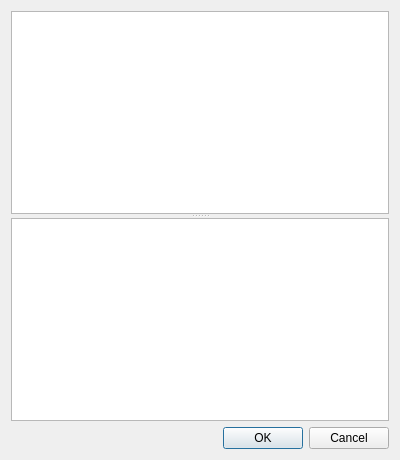
<?xml version="1.0" encoding="UTF-8"?>
<ui version="4.0">
 <class>Tests::Internal::HtmlContentTester</class>
 <widget class="QDialog" name="Tests::Internal::HtmlContentTester">
  <property name="geometry">
   <rect>
    <x>0</x>
    <y>0</y>
    <width>400</width>
    <height>460</height>
   </rect>
  </property>
  <property name="windowTitle">
   <string>Dialog</string>
  </property>
  <layout class="QGridLayout" name="gridLayout">
   <item row="0" column="0">
    <widget class="QSplitter" name="splitter">
     <property name="orientation">
      <enum>Qt::Vertical</enum>
     </property>
     <widget class="QPlainTextEdit" name="plainTextEdit"/>
     <widget class="QTextBrowser" name="textBrowser"/>
    </widget>
   </item>
   <item row="1" column="0">
    <widget class="QDialogButtonBox" name="buttonBox">
     <property name="orientation">
      <enum>Qt::Horizontal</enum>
     </property>
     <property name="standardButtons">
      <set>QDialogButtonBox::Cancel|QDialogButtonBox::Ok</set>
     </property>
    </widget>
   </item>
  </layout>
 </widget>
 <resources/>
 <connections>
  <connection>
   <sender>buttonBox</sender>
   <signal>accepted()</signal>
   <receiver>Tests::Internal::HtmlContentTester</receiver>
   <slot>accept()</slot>
   <hints>
    <hint type="sourcelabel">
     <x>248</x>
     <y>254</y>
    </hint>
    <hint type="destinationlabel">
     <x>157</x>
     <y>274</y>
    </hint>
   </hints>
  </connection>
  <connection>
   <sender>buttonBox</sender>
   <signal>rejected()</signal>
   <receiver>Tests::Internal::HtmlContentTester</receiver>
   <slot>reject()</slot>
   <hints>
    <hint type="sourcelabel">
     <x>316</x>
     <y>260</y>
    </hint>
    <hint type="destinationlabel">
     <x>286</x>
     <y>274</y>
    </hint>
   </hints>
  </connection>
 </connections>
</ui>
